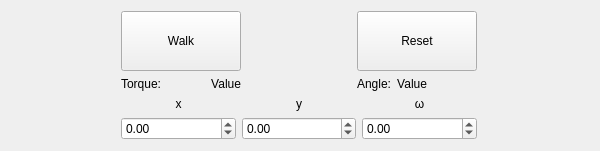
<?xml version="1.0" encoding="UTF-8"?>
<ui version="4.0">
 <class>walkcontrol</class>
 <widget class="QWidget" name="walkcontrol">
  <property name="geometry">
   <rect>
    <x>0</x>
    <y>0</y>
    <width>600</width>
    <height>120</height>
   </rect>
  </property>
  <property name="maximumSize">
   <size>
    <width>16777215</width>
    <height>130</height>
   </size>
  </property>
  <property name="windowTitle">
   <string>Walk Control</string>
  </property>
  <layout class="QGridLayout" name="gridLayout_2">
   <item row="0" column="0">
    <widget class="QPushButton" name="walk_button">
     <property name="text">
      <string>Walk</string>
     </property>
     <property name="sizePolicy">
      <sizepolicy hsizetype="Fixed" vsizetype="Fixed">
       <horstretch>0</horstretch>
       <verstretch>0</verstretch>
      </sizepolicy>
     </property>
     <property name="minimumSize">
      <size>
       <width>120</width>
       <height>60</height>
      </size>
     </property>
     <property name="maximumSize">
      <size>
       <width>120</width>
       <height>60</height>
      </size>
     </property>
    </widget>
   </item>
   <item row="0" column="1">
    <widget class="QPushButton" name="reset_button">
     <property name="text">
      <string>Reset</string>
     </property>
     <property name="sizePolicy">
      <sizepolicy hsizetype="Fixed" vsizetype="Fixed">
       <horstretch>0</horstretch>
       <verstretch>0</verstretch>
      </sizepolicy>
     </property>
     <property name="minimumSize">
      <size>
       <width>120</width>
       <height>60</height>
      </size>
     </property>
     <property name="maximumSize">
      <size>
       <width>120</width>
       <height>60</height>
      </size>
     </property>
    </widget>
   </item>
   <item row="1" column="0">
    <layout class="QFormLayout" name="formLayout_2">
     <item row="0" column="0">
      <widget class="QLabel" name="label">
       <property name="text">
        <string>Torque:</string>
       </property>
      </widget>
     </item>
     <item row="0" column="1">
      <widget class="QLabel" name="torque_label">
       <property name="text">
        <string>Value</string>
       </property>
       <property name="alignment">
        <set>Qt::AlignRight|Qt::AlignTrailing|Qt::AlignVCenter</set>
       </property>
      </widget>
     </item>
    </layout>
   </item>
   <item row="1" column="1">
    <layout class="QFormLayout" name="formLayout">
     <property name="fieldGrowthPolicy">
      <enum>QFormLayout::ExpandingFieldsGrow</enum>
     </property>
     <item row="0" column="0">
      <widget class="QLabel" name="label_2">
       <property name="text">
        <string>Angle:</string>
       </property>
      </widget>
     </item>
     <item row="0" column="1">
      <widget class="QLabel" name="angle_label">
       <property name="text">
        <string>Value</string>
       </property>
       <property name="alignment">
        <set>Qt::AlignRight|Qt::AlignTrailing|Qt::AlignVCenter</set>
       </property>
      </widget>
     </item>
    </layout>
   </item>
   <item row="2" column="0" colspan="2">
    <layout class="QGridLayout" name="gridLayout">
     <item row="1" column="1">
      <widget class="QDoubleSpinBox" name="y_spinbox">
       <property name="minimum">
        <double>-100.000000000000000</double>
       </property>
      </widget>
     </item>
     <item row="0" column="0">
      <widget class="QLabel" name="x_label">
       <property name="text">
        <string>x</string>
       </property>
       <property name="alignment">
        <set>Qt::AlignCenter</set>
       </property>
      </widget>
     </item>
     <item row="1" column="2">
      <widget class="QDoubleSpinBox" name="o_spinbox">
       <property name="minimum">
        <double>-100.000000000000000</double>
       </property>
      </widget>
     </item>
     <item row="1" column="0">
      <widget class="QDoubleSpinBox" name="x_spinbox">
       <property name="minimum">
        <double>-100.000000000000000</double>
       </property>
      </widget>
     </item>
     <item row="0" column="2">
      <widget class="QLabel" name="o_label">
       <property name="text">
        <string>ω</string>
       </property>
       <property name="alignment">
        <set>Qt::AlignCenter</set>
       </property>
      </widget>
     </item>
     <item row="0" column="1">
      <widget class="QLabel" name="y_label">
       <property name="text">
        <string>y</string>
       </property>
       <property name="alignment">
        <set>Qt::AlignCenter</set>
       </property>
      </widget>
     </item>
    </layout>
   </item>
  </layout>
 </widget>
 <resources/>
 <connections/>
</ui>
